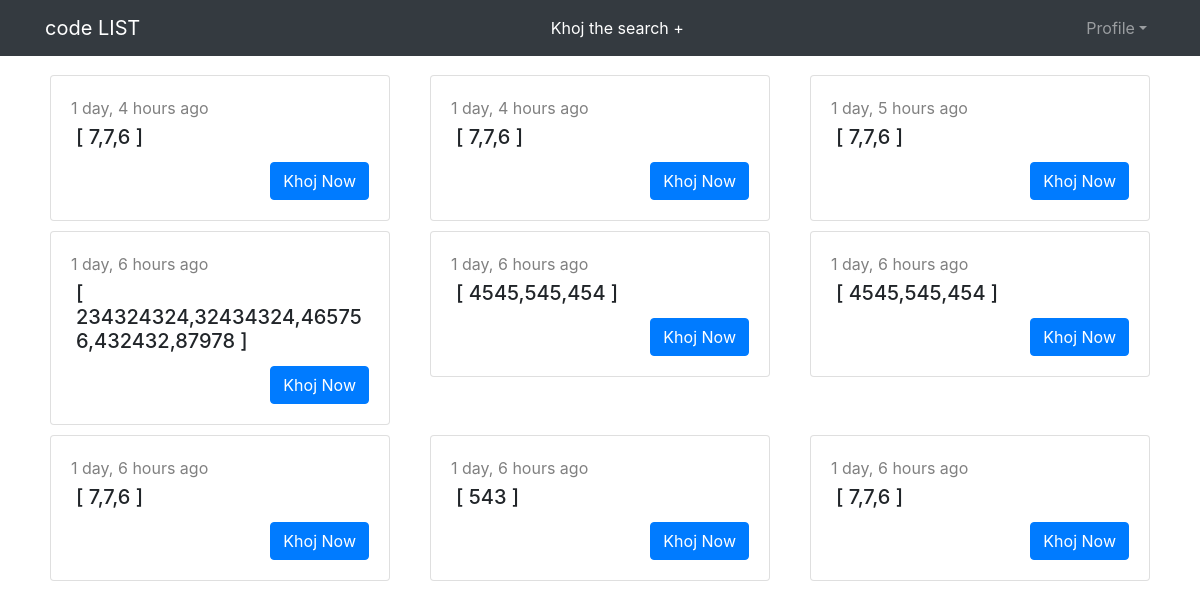
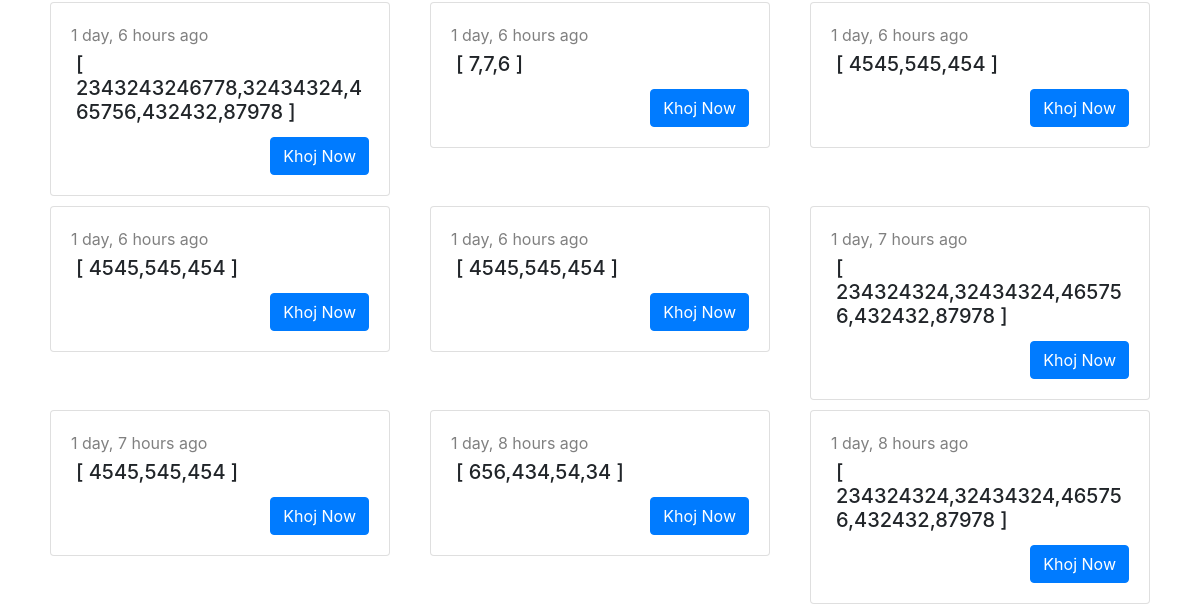
The page / (signed in) on the database as committed earlier (2 pictures, top to bottom).
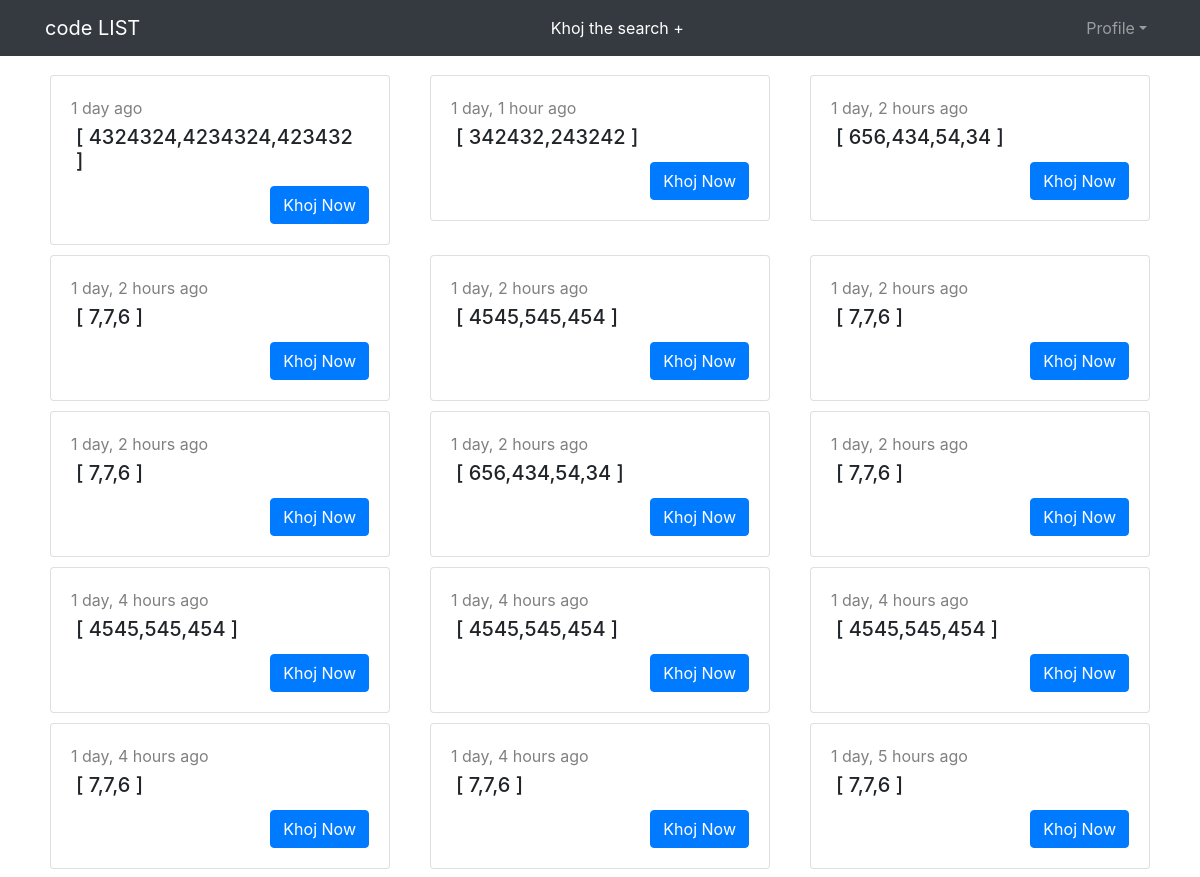
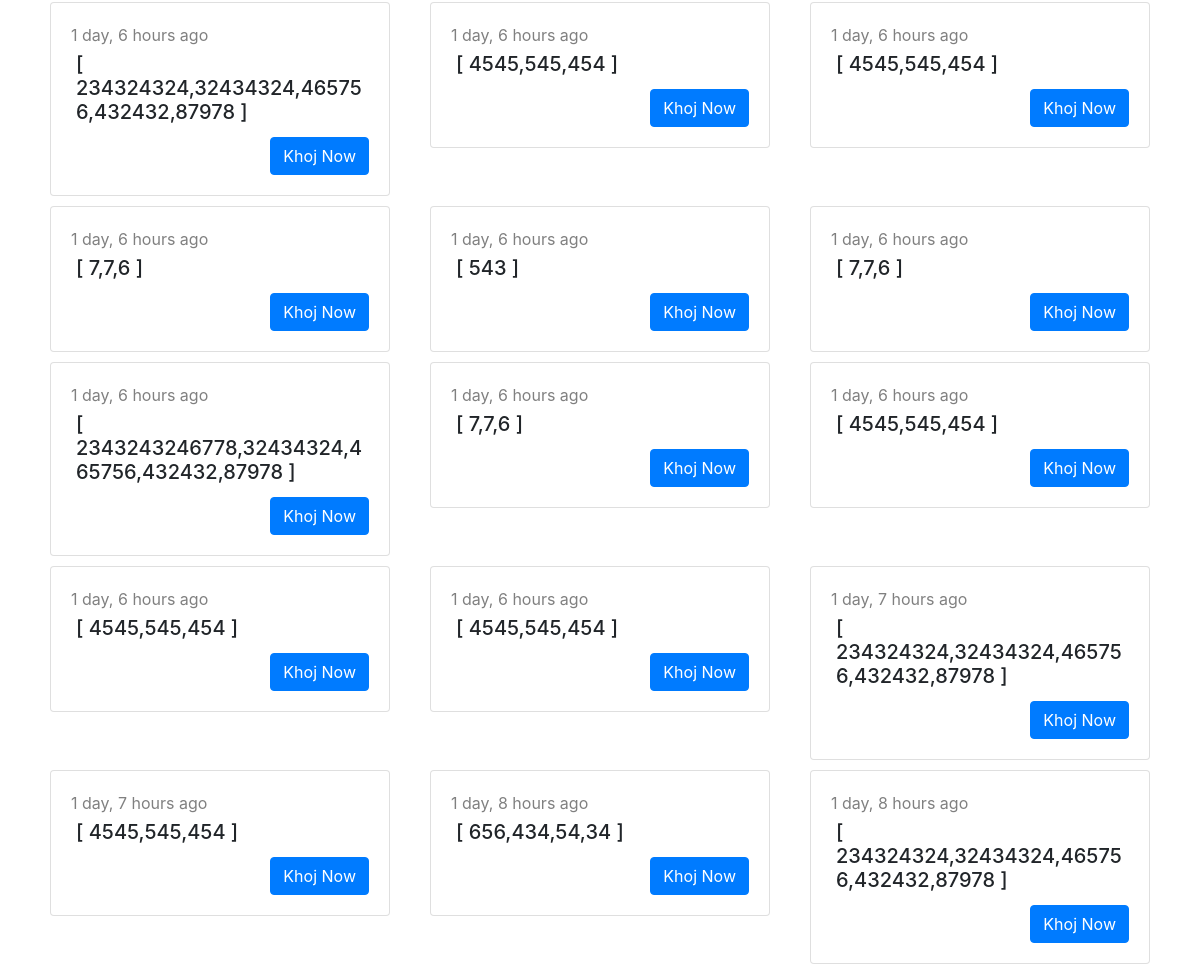
The same page on the database as committed later (2 pictures, top to bottom).
### structure/codelist/models.py (models this page shows, shortened)
class ListInput(TimeStampMixin):
    id = models.UUIDField(primary_key=True,default=uuid.uuid4, editable=False)
    profile = models.ForeignKey(
        "accounts.Profile",on_delete=models.CASCADE,null=True,
        related_name = "profile_input"
    )
    input_values = models.CharField(max_length=200,null=True)
    class Meta:
        verbose_name_plural = "List Input By Profile"

### structure/codelist/views.py (the view, shortened to what this page needs)
# urls.py: path('',ListInputView.as_view(),name="list"),
class ListInputView(View):
    @method_decorator(login_required(login_url='login'))
    def dispatch(self,request,*args,**kwargs):
        return super().dispatch(request,*args,**kwargs)
    def get(self,request):
        current_user = request.user.profile
        list_obj = ListInput.objects.filter(
            profile = current_user.id,
            is_active = True
        ).order_by('-created_at')
        return render(request,'list/list_create.html',{
            'list_input':list_obj
        })

### templates/list/list_create.html
{% extends 'base/base.html' %}
{% block body %}
<div class="row" style="justify-content:center ;">
    {% if list_input %}
    {% for list in list_input %}
    <div class="col-4">
        <div class="card" style="margin:5px;">
            <div class="card-body">
                <span style="color:rgb(128, 128, 128)">{{ list.created_at|timesince }} ago</span>
                <h5 style="padding: 5px 5px;">[ {{ list.input_values }} ]</h5>
                <a href="{% url 'single_list' list.id %}" class="btn btn-primary float-right">Khoj Now</a>
            </div>
        </div>
    </div>
    {% endfor %}
    {% else %}
    <h2>Sorry no values to KHOJ</h2>
    {% endif %}
</div>
{% endblock %}

Rows that differ between the two databases and show on the page:
added ListInput: created_at "1 day", input_values "4324324,4234324,423432"
added ListInput: created_at "1 day, 1 hour", input_values "342432,243242"
added ListInput: created_at "1 day, 2 hours", input_values "656,434,54,34"
added ListInput: created_at "1 day, 2 hours", input_values "7,7,6"
added ListInput: created_at "1 day, 2 hours", input_values "4545,545,454"
added ListInput: created_at "1 day, 2 hours", input_values "7,7,6"
added ListInput: created_at "1 day, 2 hours", input_values "7,7,6"
added ListInput: created_at "1 day, 2 hours", input_values "656,434,54,34"
added ListInput: created_at "1 day, 2 hours", input_values "7,7,6"
added ListInput: created_at "1 day, 4 hours", input_values "4545,545,454"
added ListInput: created_at "1 day, 4 hours", input_values "4545,545,454"
added ListInput: created_at "1 day, 4 hours", input_values "4545,545,454"
